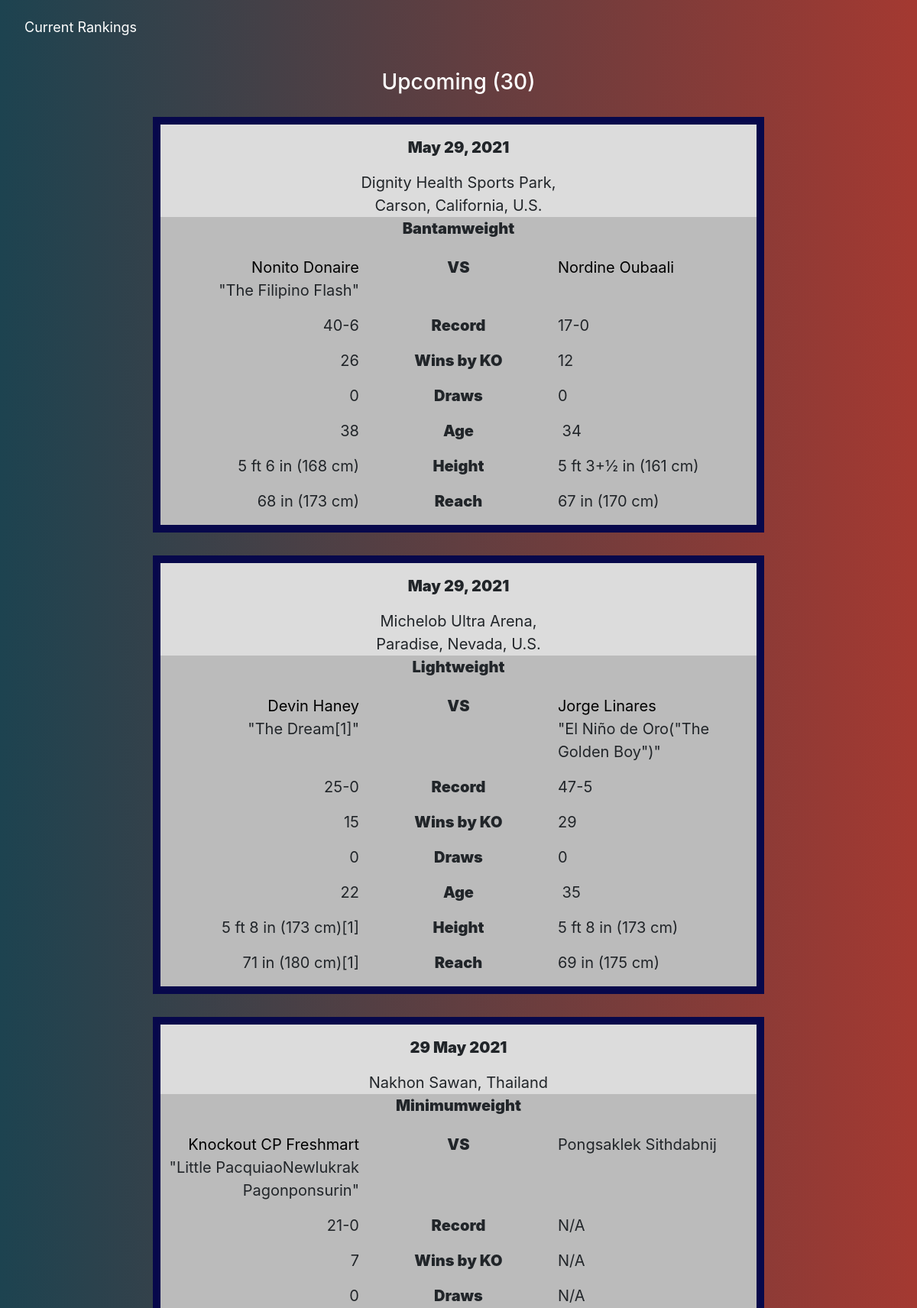
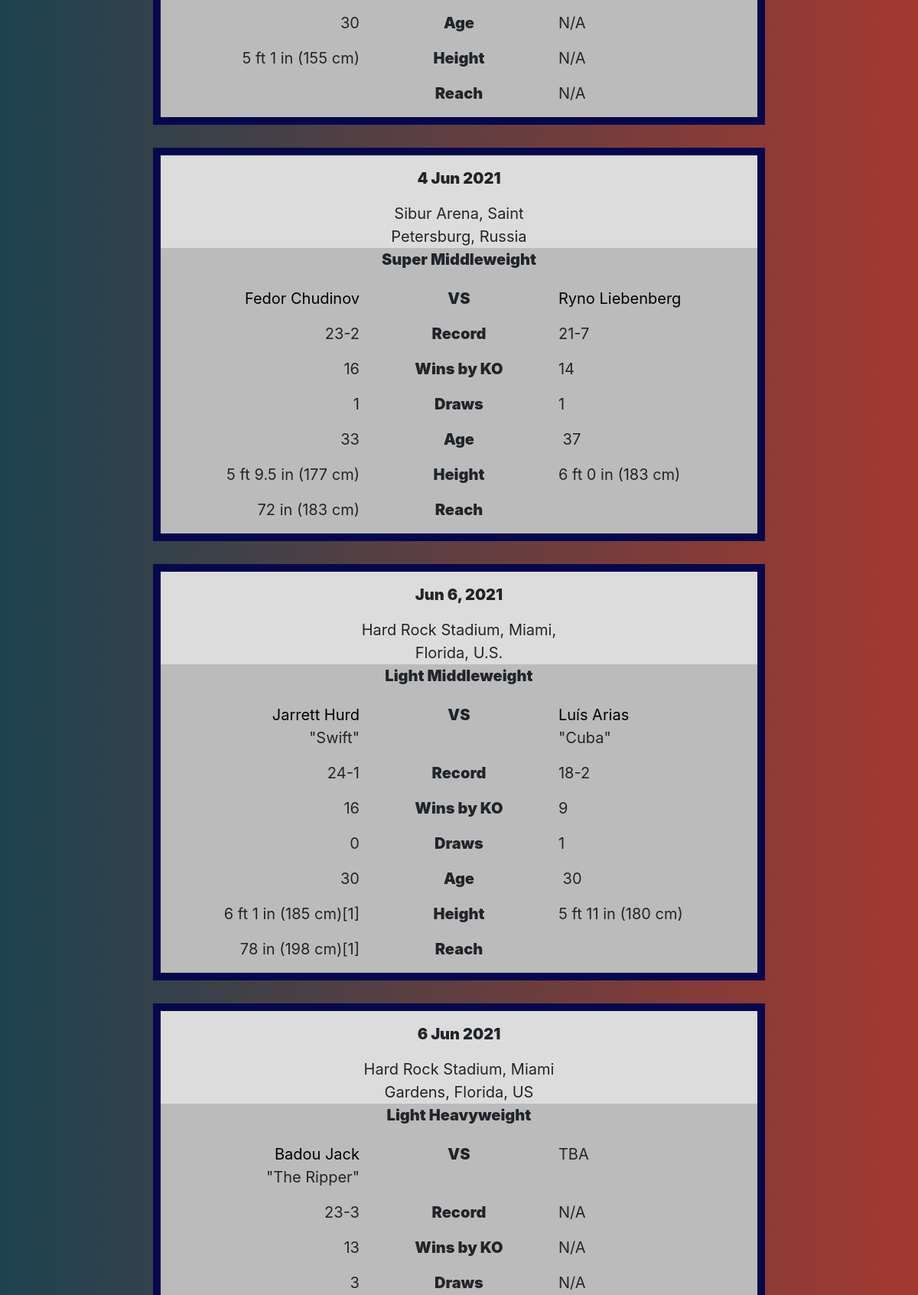
The page / (upper part) on the database its author committed (2 pictures, top to bottom).
### app.py (models this page shows)
class Fights(db.Model):
    __tablename__ = 'Fights'
    __table_args__ = { 'extend_existing': True }
    FIGHT_DATE = db.Column(db.String)
    DATE_FORMATTED = db.Column(db.Date)
    FIGHTER_A = db.Column(db.String, primary_key=True)
    FIGHTER_B = db.Column(db.String)
    A_NICKNAME = db.Column(db.String)
    B_NICKNAME = db.Column(db.String)
    A_RECORD = db.Column(db.String)
    B_RECORD = db.Column(db.String)
    A_KOs = db.Column(db.String)
    B_KOs = db.Column(db.String)
    A_DRAWS = db.Column(db.String)
    B_DRAWS = db.Column(db.String)
    A_LINK = db.Column(db.String)
    B_LINK = db.Column(db.String)
    LOCATION = db.Column(db.String)
    A_HEIGHT = db.Column(db.String)
    B_HEIGHT = db.Column(db.String)
    A_REACH = db.Column(db.String)
    B_REACH = db.Column(db.String)
    A_AGE = db.Column(db.String)
    B_AGE = db.Column(db.String)

### app.py (the view)
@app.route('/')
def home_page():
    fightList = []
    fightList = db.session.query(Fights).order_by(Fights.DATE_FORMATTED.asc()).all()
    numOfFights = db.session.query(Fights).count()
    weights = []
    weightsDict = {"HW": "Heavyweight", "CW": "Cruiserweight", "LHW": "Light Heavyweight", "SMW": "Super Middleweight", "MW":"Middleweight",
                   "LMW":"Light Middleweight", "WW":"Welterweight", "SLW":"Super Lightweight", "LW":"Lightweight", "SFW":"Super Featherweight",
                   "FW":"Featherweight", "SBW":"Super Bantamweight", "BW":"Bantamweight", "115":"Super Flyweight",
                   "112":"Flyweight", "108":"Light Flyweight", "105":"Minimumweight"}
    for fight in fightList:
        weight = db.session.query(Rankings.WEIGHT_CLASS).filter((Rankings.TBRB == fight.FIGHTER_A) | (Rankings.RING == fight.FIGHTER_A)).first()
        if weight != None:
            if weight[0] in weightsDict.keys(): weights.append(weightsDict.get(weight[0]))
        else: weights.append('N/A')
    return render_template('home.html', fights=fightList, fightsCount=numOfFights, divisions=weights)

### templates/home.html (shortened to what this page needs)
<!doctype html>
<html lang="en">
  <head>
    <link rel="stylesheet" href="https://cdn.jsdelivr.net/npm/bootstrap@4.5.3/dist/css/bootstrap.min.css">
  </head>
  <body>
    <div class="navbar">
      <a href="/rankings">Current Rankings</a>
    </div>
    <h3 style="color: white; text-align: center; padding: 20px;">Upcoming ({{fightsCount}})</h3>
    {% for fight in fights%}
      {% set division = divisions[loop.index-1] %}
      <div class="fight">
        <div class="row">
          <div class="column"></div>
          <div class="column" style="text-align: center;">
            <p style="font-weight:900">{{fight.FIGHT_DATE}}</p>
            {% if "N/A" not in fight.LOCATION %}
              {{fight.LOCATION}}
              <br>
            {% endif %}
          </div>
          <div class="column"></div>
          {% if "N/A" not in division%}
          <div class="column" style="background-color:#bbb;"></div>
          <div class="column" style="text-align: center; background-color:#bbb; padding-bottom: 5px;">
            <p style="font-weight:900">{{division}}</p>
          </div>
          <div class="column" style="background-color:#bbb;"></div>
          {% endif %}
          {% if "N/A" not in fight.A_LINK and "N/A" not in fight.B_LINK %}
            <div class="column" style="background-color:#bbb; text-align: right;">
              <a href= {{fight.A_LINK}} target="_blank">{{fight.FIGHTER_A}}</a>
              {% if "N/A" not in fight.A_NICKNAME and fight.A_NICKNAME != "" %}
                <p>"{{fight.A_NICKNAME}}"</p>
              {% endif %}
            </div>
            <div class="column" style="background-color:#bbb; text-align: center;">
              <p style="font-weight:900">VS</p>
            </div>
            <div class="column" style="background-color:#bbb; text-align: left;">
              <a href= {{fight.B_LINK}} target="_blank">{{fight.FIGHTER_B}}</a>
              {% if fight.B_NICKNAME is defined and "N/A" not in fight.B_NICKNAME and fight.B_NICKNAME != "" %}
                <p>"{{fight.B_NICKNAME}}"</p>
              {% endif %}
            </div>
          {% elif "N/A" not in fight.A_LINK and "N/A" in fight.B_LINK %}
            <div class="column" style="background-color:#bbb; text-align: right;">
              <a href= {{fight.A_LINK}} target="_blank">{{fight.FIGHTER_A}}</a>
              {% if "N/A" not in fight.A_NICKNAME and fight.A_NICKNAME != "" %}
                <p>"{{fight.A_NICKNAME}}"</p>
              {% endif %}
            </div>
            <div class="column" style="background-color:#bbb; text-align: center;">
              <p style="font-weight:900">VS</p>
            </div>
            <div class="column" style="background-color:#bbb; text-align: left;">
              {{fight.FIGHTER_B}}
            </div>
          {% endif %}
          <div class="column" style="background-color:#bbb; text-align: right;">
            <p>{{fight.A_RECORD}}</p>
          </div>
          <div class="column" style="background-color:#bbb; text-align: center;">
            <p style="font-weight:900">Record</p>
          </div>
          <div class="column" style="background-color:#bbb; text-align: left;">
            <p>{{fight.B_RECORD}}</p>
          </div>
          <div class="column" style="background-color:#bbb; text-align: right;">
            <p>{{fight.A_KOs}}</p>
          </div>
          <div class="column" style="background-color:#bbb; text-align: center;">
            <p style="font-weight:900">Wins by KO</p>
          </div>
          <div class="column" style="background-color:#bbb; text-align: left;">
            <p>{{fight.B_KOs}}</p>
          </div>
          <div class="column" style="background-color:#bbb; text-align: right;">
            <p>{{fight.A_DRAWS}}</p>
          </div>
          <div class="column" style="background-color:#bbb; text-align: center;">
            <p style="font-weight:900">Draws</p>
          </div>
          <div class="column" style="background-color:#bbb; text-align: left;">
            <p>{{fight.B_DRAWS}}</p>
          </div>
          <div class="column" style="background-color:#bbb; text-align: right;">
            {% if fight.A_AGE != "" %}
              <p>{{fight.A_AGE}}</p>
            {% endif %}
          </div>
          <div class="column" style="background-color:#bbb; text-align: center;">
            <p style="font-weight:900">Age</p>
          </div>
          <div class="column" style="background-color:#bbb; text-align: left;">
            {% if fight.B_AGE != "" %}
              <p>{{fight.B_AGE}}</p>
            {% endif %}
          </div>
          <div class="column" style="background-color:#bbb; text-align: right;">
            {% if fight.A_HEIGHT != "" %}
              <p>{{fight.A_HEIGHT}}</p>
            {% endif %}
          </div>
          <div class="column" style="background-color:#bbb; text-align: center;">
            <p style="font-weight:900">Height</p>
          </div>
          <div class="column" style="background-color:#bbb; text-align: left;">
            {% if fight.B_HEIGHT != "" %}
              <p>{{fight.B_HEIGHT}}</p>
            {% endif %}
          </div>
        <div class="column" style="background-color:#bbb; text-align: right;">
          {% if fight.A_REACH != "" %}
            <p>{{fight.A_REACH}}</p>
          {% endif %}
        </div>
        <div class="column" style="background-color:#bbb; text-align: center;">
          <p style="font-weight:900">Reach</p>
        </div>
        <div class="column" style="background-color:#bbb; text-align: left;">
          {% if fight.B_REACH != "" %}
            <p>{{fight.B_REACH}}</p>
          {% endif %}
        </div>
      </div>
    </div>
    {% endfor %}
  </body>
</html>

### templates/home.html (style rules this page uses)
body { background: linear-gradient(-90deg, #a43931, #1d4350); }
.fight { background-color: gainsboro; border: 10px solid #07084b; padding: 15px; padding-bottom: 0%; margin: 0 auto; margin-bottom: 30px; width: 800px; text-align: center; font-size: 20px; }
.fight a { color: black; }
.navbar { overflow: hidden; background: linear-gradient(-90deg, #a43931, #1d4350); }
.navbar a { float: left; font-size: 18px; color: white; text-align: center; padding: 14px 16px; text-decoration: none; }
.column { float: left; width: 33.33%; }

### rows shown on the page
Fights: FIGHT_DATE "May 29, 2021", LOCATION "Dignity Health Sports Park, Carson, California, U.S.", division "Bantamweight", FIGHTER_A "Nonito Donaire", A_NICKNAME "The Filipino Flash", FIGHTER_B "Nordine Oubaali", A_RECORD "40-6", B_RECORD "17-0", A_KOs "26", B_KOs "12", A_DRAWS "0", B_DRAWS "0", A_AGE "38", B_AGE "34", A_HEIGHT "5 ft 6 in (168 cm)", B_HEIGHT "5 ft 3+1⁄2 in (161 cm)", A_REACH "68 in (173 cm)", B_REACH "67 in (170 cm)"
Fights: FIGHT_DATE "May 29, 2021", LOCATION "Michelob Ultra Arena, Paradise, Nevada, U.S.", division "Lightweight", FIGHTER_A "Devin Haney", A_NICKNAME "The Dream[1]", FIGHTER_B "Jorge Linares", B_NICKNAME "El Niño de Oro(\"The Golden Boy\")", A_RECORD "25-0", B_RECORD "47-5", A_KOs "15", B_KOs "29", A_DRAWS "0", B_DRAWS "0", A_AGE "22", B_AGE "35", A_HEIGHT "5 ft 8 in (173 cm)[1]", B_HEIGHT "5 ft 8 in (173 cm)", A_REACH "71 in (180 cm)[1]", B_REACH "69 in (175 cm)"
Fights: FIGHT_DATE "29 May 2021", LOCATION "Nakhon Sawan, Thailand", division "Minimumweight", FIGHTER_A "Knockout CP Freshmart", A_NICKNAME "Little PacquiaoNewlukrak Pagonponsurin", FIGHTER_B "Pongsaklek Sithdabnij", A_RECORD "21-0", B_RECORD "N/A", A_KOs "7", B_KOs "N/A", A_DRAWS "0", B_DRAWS "N/A", A_AGE "30", B_AGE "N/A", A_HEIGHT "5 ft 1 in (155 cm)", B_HEIGHT "N/A", B_REACH "N/A"
Fights: FIGHT_DATE "4 Jun 2021", LOCATION "Sibur Arena, Saint Petersburg, Russia", division "Super Middleweight", FIGHTER_A "Fedor Chudinov", FIGHTER_B "Ryno Liebenberg", A_RECORD "23-2", B_RECORD "21-7", A_KOs "16", B_KOs "14", A_DRAWS "1", B_DRAWS "1", A_AGE "33", B_AGE "37", A_HEIGHT "5 ft 9.5 in (177 cm)", B_HEIGHT "6 ft 0 in (183 cm)", A_REACH "72 in (183 cm)"
Fights: FIGHT_DATE "Jun 6, 2021", LOCATION "Hard Rock Stadium, Miami, Florida, U.S.", division "Light Middleweight", FIGHTER_A "Jarrett Hurd", A_NICKNAME "Swift", FIGHTER_B "Luís Arias", B_NICKNAME "Cuba", A_RECORD "24-1", B_RECORD "18-2", A_KOs "16", B_KOs "9", A_DRAWS "0", B_DRAWS "1", A_AGE "30", B_AGE "30", A_HEIGHT "6 ft 1 in (185 cm)[1]", B_HEIGHT "5 ft 11 in (180 cm)", A_REACH "78 in (198 cm)[1]"
Fights: FIGHT_DATE "6 Jun 2021", LOCATION "Hard Rock Stadium, Miami Gardens, Florida, US", division "Light Heavyweight", FIGHTER_A "Badou Jack", A_NICKNAME "The Ripper", FIGHTER_B "TBA", A_RECORD "23-3", B_RECORD "N/A", A_KOs "13", B_KOs "N/A", A_DRAWS "3", B_DRAWS "N/A"

### other values the page prints
{{ fightsCount }} "30"
